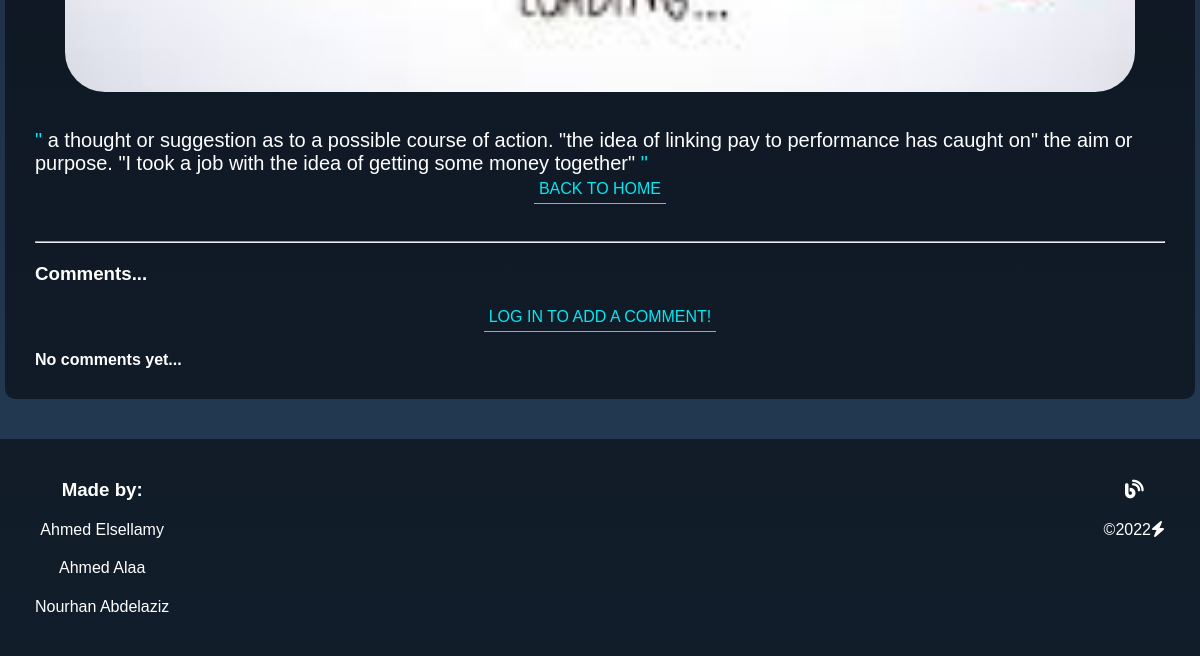
Before: /categories/posts/28 (lower part) with the older database file.
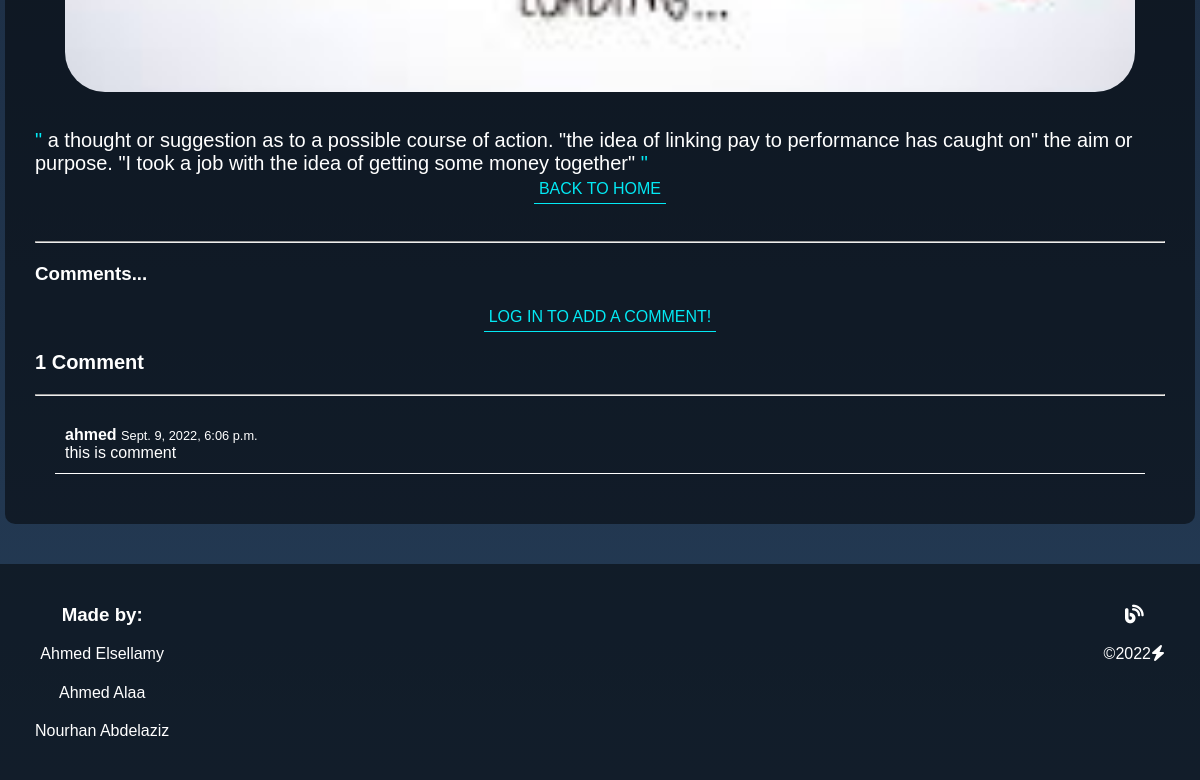
After: the same page with the newer database file.
### categories/models.py (models this page shows, shortened)
class Post(models.Model):
    post_title = models.CharField(
        max_length=20, null=False, verbose_name='title')
    post_image = models.ImageField(
        upload_to='categories/post/images/', null=True, verbose_name='image')
    post_content = models.TextField(null=True)
    post_category_id = models.ForeignKey(
        Category, on_delete=models.CASCADE, null=True, verbose_name='category')
    tags = TaggableManager()
    post_user_id = models.ForeignKey(
        User, on_delete=models.CASCADE, null=True, verbose_name='user')
    post_created_at = models.DateTimeField(auto_now_add=True, null=True)
    post_updated_at = models.DateTimeField(auto_now=True, null=True)
    likes = models.ManyToManyField(User, related_name='likes', blank=True)
    dislikes = models.ManyToManyField(
        User, related_name='dislikes', blank=True)
    def get_image_url(self):
        return f"/media/{self.post_image}"
    @property
    def number_of_comments(self):
        return Comment.objects.filter(comment_post_id=self).count()

class Comment(models.Model):
    comment_content = models.TextField(max_length=200)
    comment_post_id = models.ForeignKey(
        Post, related_name='comments', on_delete=models.CASCADE)
    comment_user_id = models.ForeignKey(User, on_delete=models.CASCADE)
    comment_time = models.DateTimeField(auto_now_add=True)
    class Meta:
        ordering = ['comment_time']

### categories/views.py (the view, shortened to what this page needs)
# urls.py: path('posts/<int:pk>', PostDetail.as_view(), name='post-details'),
class PostDetail(DetailView):
    model = Post
    template_name = 'categories/posts/post_details.html'
    def get_context_data(self, **kwargs):
        data = super().get_context_data(**kwargs)
        comments_connected = Comment.objects.filter(
            comment_post_id=self.get_object()).order_by('-comment_time')
        data['comments'] = comments_connected
        data['forbidden_words'] = ForbiddenWord.objects.all()
        if self.request.user.is_authenticated:
            data['form'] = CommentForm(instance=self.request.user)
        return data

### categories/models.py (called while the page is built)
    def __str__(self):
        return self.forbidden_word

### templates/categories/posts/post_details.html (shortened to what this page needs)
{% extends 'global/base.html' %}
{% load static %}
{% block styles %}
<link rel="stylesheet" href="{% static 'categories/styles/post_details.css' %}">
{% endblock %}
{% block main %}
<main>
  <div class="container">
    <br><hr>
    <br><br>
    <img src="{{ post.get_image_url }}" alt="..."><br><br>
    <p class="post-content">{{ post.post_content }}</p>
    <a href="{% url 'home' %}">Back to home</a>
    <br><br><hr>
    <h3>Comments...</h2>
    <br>
    <div class="post-box">
      {% if user.is_authenticated %}
      <form method="post" novalidate class="comment-form">
          {% csrf_token %}
          {% for field in form %}
            <div class="user-box">
              {{field}}
            </div>
          {% endfor %}
          <button type="submit">
              Add comment <i class="fas fa-comments"></i>
          </button>
      </form>
      {%if user in post.likes.all%}
      <form action = "{%url 'unlike-post' post.pk%}" method = 'POST'>
        {% csrf_token %}
        <button value = {{post.pk}} name = "unpost_like">unlike</button>
        <br>
    </form>
      {%elif user not in post.dislikes.all and user not in post.likes.all%}
      <form action = "{%url 'like-post' post.pk%}" method = 'POST'>
        {% csrf_token %}
        <button value = {{post.pk}} name = "post_like">like {{post.total_likes}}</button>
        <br>
    </form>
    {%endif%}
    {%if user in post.dislikes.all %}
      <form action = "{%url 'undislike-post' post.pk%}" method = 'POST'>
        {% csrf_token %}
        <button value = {{post.pk}} name = "undspost_like">un dislike</button>
        <br>
    </form>
    {%elif user not in post.dislikes.all and  user not in post.likes.all%}
      <form action = "{%url 'dislike-post' post.pk%}" method = 'POST'>
        {% csrf_token %}
        <button value = {{post.pk}} name = "post_dislike">dislike {{post.total_dis_likes}}</button>
        <br>
    </form>
    {%endif%}
      {% else %}
      <a href="{% url 'login' %}?next={{request.path}}">Log in to add a comment!</a><br>
      {% endif %}
    </div>
      <div class="comments-section">
        {% if comments %}
        <strong class="number">{{ object.number_of_comments }} Comment{{ object.number_of_comments|pluralize }}</strong>
        <hr>
        <ul>
          {% for comment in comments %}
          <li>
          <div>
              <span>
                <strong>{{ comment.comment_user_id }} </strong>
                <small>{{ comment.comment_time }}</small>
              </span>
              <p>
                {{ comment.comment_content|safe }}
              </p>
            </div>
          </li>
          {% endfor %}
        </ul>
        {% else %}
          <strong>No comments yet...</strong>
        {% endif %}
      </div>
</div>
</main>
{% endblock %}

Changed rows visible on the page:
shown differently, row unchanged: Post: number_of_comments (not shown) → "1"
added Comment: comment_user_id "ahmed", comment_time "Sept. 9, 2022, 6:06 p.m.", comment_content "this is comment"
Other visible differences:
text no longer shown: "No comments yet..."
text now shown: "Comment"
